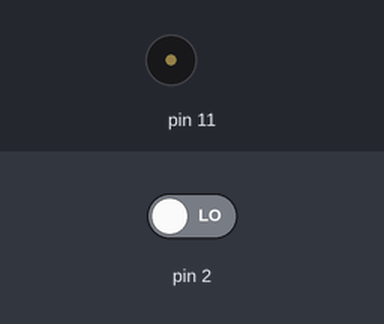
A sketch run on a simulated Arduino Uno, built with avr-gcc and run on an emulated ATmega328P. On the bench: buzzer (waves = sounding). The inputs (shaded band) are chosen by the test bench; at power-on: pin 2 LOW.

Above: at 1.2 s.
1.3 s: pin 2 driven HIGH
At 1.9 s:
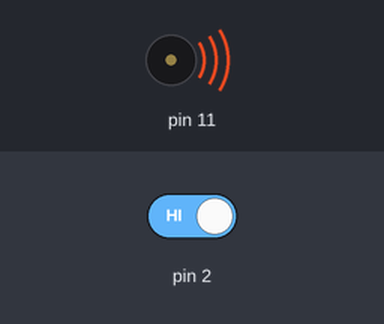
2.8 s: pin 2 driven LOW
At 4.2 s:
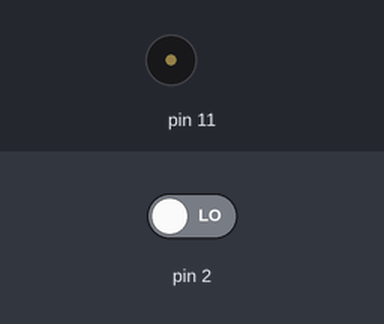
Timing chart, 0 to 5.8 s (numbered marks = the images above; inputs shaded):
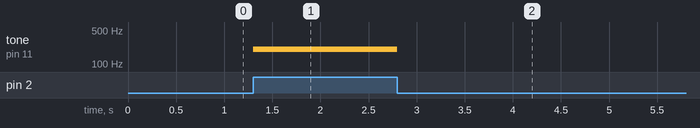

Measured:
- after the input at 1.3 s, tone on pin 11: silent → 200 Hz at once
- after the input at 2.8 s, tone on pin 11: 200 Hz → silent at once

The sketch:

9.ino
```cpp
/*Desenvolva um programa que:
Acione o buzzer do pino 11 com a frequência de 200 Hz, caso
o botão do pino 2 for pressionado.
Do contrário, não emita som algum.*/
void setup(){
  pinMode(2,INPUT);
  pinMode(11,OUTPUT);
}
void loop(){
  if(digitalRead(2)){
    tone(11,200);
  }
  else{
    noTone(11);
  }
}
```
